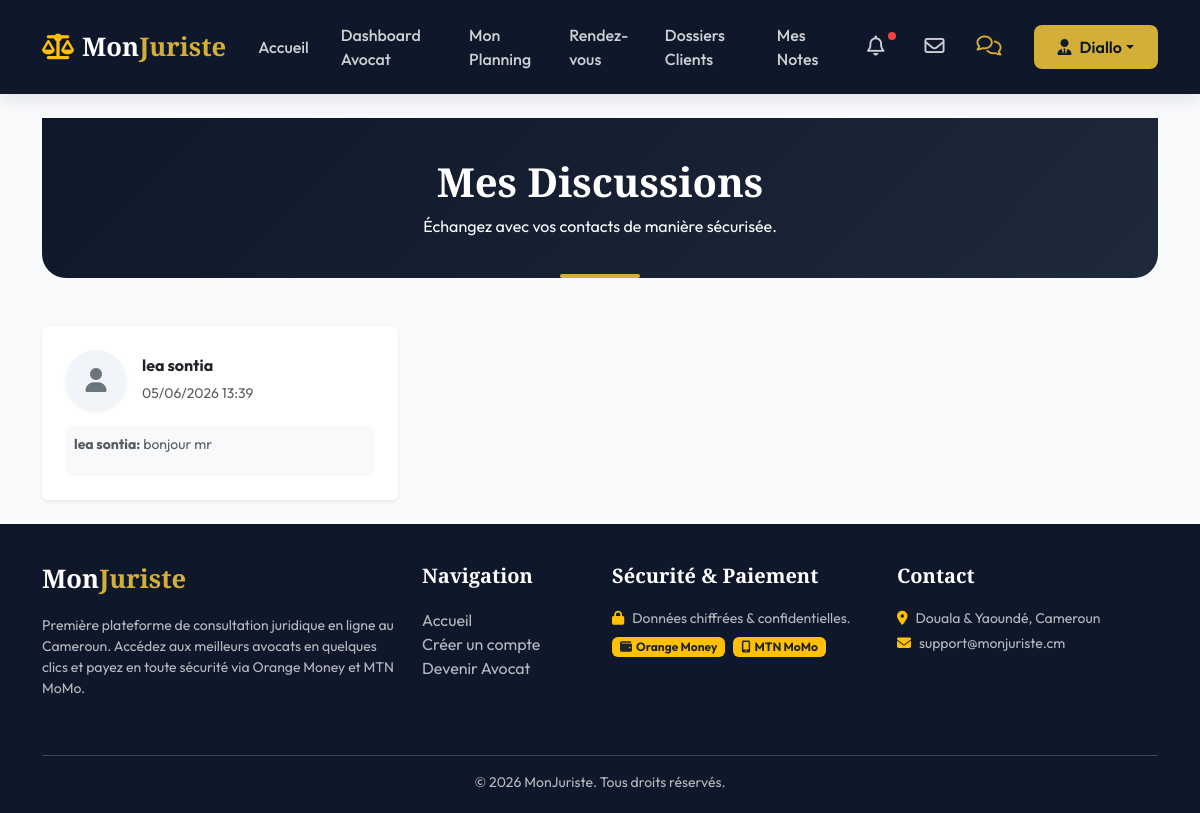
/messages/ (signed in), run on the app's committed database.
### monjuriste/models.py (models this page shows, shortened)
class User(AbstractUser):
    ROLE_CHOICES = (
        ('CLIENT', 'Client'),
        ('AVOCAT', 'Avocat'),
        ('ADMIN', 'Administrateur'),
    )
    role = models.CharField(max_length=20, choices=ROLE_CHOICES, default='CLIENT')
    telephone = models.CharField(max_length=20, blank=True, null=True)
    photo = models.ImageField(upload_to='profiles/', blank=True, null=True)

class Conversation(models.Model):
    client = models.ForeignKey(ClientProfile, on_delete=models.CASCADE, related_name='conversations')
    avocat = models.ForeignKey(AvocatProfile, on_delete=models.CASCADE, related_name='conversations')
    dossier = models.ForeignKey(Dossier, on_delete=models.SET_NULL, null=True, blank=True, related_name='conversations')
    created_at = models.DateTimeField(auto_now_add=True)
    updated_at = models.DateTimeField(auto_now=True)
    class Meta:
        verbose_name = "Conversation"
        verbose_name_plural = "Conversations"
        unique_together = ('client', 'avocat')
        ordering = ['-updated_at']
    def get_latest_message(self):
        return self.messages.first()

class ClientProfile(models.Model):
    user = models.OneToOneField(User, on_delete=models.CASCADE, related_name='client_profile')
    adresse = models.TextField(blank=True, null=True)
    class Meta:
        verbose_name = "Profil Client"
        verbose_name_plural = "Profils Clients"

class Message(models.Model):
    conversation = models.ForeignKey(Conversation, on_delete=models.CASCADE, related_name='messages')
    sender = models.ForeignKey(User, on_delete=models.CASCADE, related_name='messages_sent')
    contenu = models.TextField(blank=True, null=True)
    created_at = models.DateTimeField(auto_now_add=True)
    updated_at = models.DateTimeField(auto_now=True)
    lu = models.BooleanField(default=False)
    class Meta:
        verbose_name = "Message"
        verbose_name_plural = "Messages"
        ordering = ['created_at']

### monjuriste/views.py (the view)
# urls.py: path('messages/', views.conversation_list, name='conversation_list'),
@login_required
def conversation_list(request):
    user = request.user
    if user.role == 'CLIENT':
        conversations = Conversation.objects.filter(client__user=user).prefetch_related('avocat__user', 'messages')
    elif user.role == 'AVOCAT':
        conversations = Conversation.objects.filter(avocat__user=user).prefetch_related('client__user', 'messages')
    else:
        conversations = Conversation.objects.none()
    return render(request, 'messages/conversation_list.html', {'conversations': conversations})

### templates/messages/conversation_list.html (shortened to what this page needs)
{% extends 'base.html' %}
{% block content %}
<div class="container">
    <div class="page-header text-center mb-5">
        <h1 class="font-serif">Mes Discussions</h1>
        <p class="mb-0">Échangez avec vos contacts de manière sécurisée.</p>
    </div>
    <div class="row g-4">
        {% for conversation in conversations %}
            <div class="col-md-6 col-lg-4">
                <a href="{% url 'conversation_detail' conversation.id %}" class="text-decoration-none">
                    <div class="card border-0 shadow-sm h-100 overflow-hidden hover-shadow" style="transition: transform 0.2s;">
                        <div class="card-body p-4">
                            <div class="d-flex align-items-center mb-3">
                                <div class="rounded-circle overflow-hidden me-3 shadow-sm" style="width: 60px; height: 60px; background-color: #f1f5f9; display: flex; justify-content: center; align-items: center; flex-shrink: 0;">
                                    {% if user.role == 'CLIENT' %}
                                        {% if conversation.avocat.user.photo %}
                                            <img src="{{ conversation.avocat.user.photo.url }}" class="w-100 h-100" style="object-fit: cover;">
                                        {% else %}
                                            <i class="fa-solid fa-user-tie text-secondary" style="font-size: 1.5rem;"></i>
                                        {% endif %}
                                    {% else %}
                                        {% if conversation.client.user.photo %}
                                            <img src="{{ conversation.client.user.photo.url }}" class="w-100 h-100" style="object-fit: cover;">
                                        {% else %}
                                            <i class="fa-solid fa-user text-secondary" style="font-size: 1.5rem;"></i>
                                        {% endif %}
                                    {% endif %}
                                </div>
                                <div class="flex-grow-1">
                                    <h6 class="mb-1 text-dark fw-bold">
                                        {% if user.role == 'CLIENT' %}
                                            Maître {{ conversation.avocat.user.get_full_name }}
                                        {% else %}
                                            {{ conversation.client.user.get_full_name }}
                                        {% endif %}
                                    </h6>
                                    <small class="text-muted">
                                        {% if conversation.get_latest_message %}
                                            {{ conversation.get_latest_message.created_at|date:"d/m/Y H:i" }}
                                        {% else %}
                                            Créée le {{ conversation.created_at|date:"d/m/Y" }}
                                        {% endif %}
                                    </small>
                                </div>
                            </div>
                            <div class="bg-light p-2 rounded small text-muted" style="height: 50px; overflow: hidden;">
                                {% if conversation.get_latest_message %}
                                    <strong>{{ conversation.get_latest_message.sender.get_full_name }}:</strong>
                                    {% if conversation.get_latest_message.contenu %}
                                        {{ conversation.get_latest_message.contenu|truncatewords:10 }}
                                    {% elif conversation.get_latest_message.file %}
                                        <i class="fa-solid fa-paperclip me-1"></i>Fichier joint
                                    {% endif %}
                                {% else %}
                                    <em>Aucun message pour le moment...</em>
                                {% endif %}
                            </div>
                        </div>
                    </div>
                </a>
            </div>
        {% endfor %}
    </div>
</div>
{% endblock %}

### templates/base.html (shortened to what this page needs)
<!DOCTYPE html>
<html lang="fr">
<head>
    <link href="https://cdn.jsdelivr.net/npm/bootstrap@5.3.2/dist/css/bootstrap.min.css" rel="stylesheet">
    <link href="https://cdnjs.cloudflare.com/ajax/libs/font-awesome/6.4.2/css/all.min.css" rel="stylesheet">
    {% load static %}
    <link rel="stylesheet" href="{% static 'css/style.css' %}">
</head>
<body>
    <nav class="navbar navbar-expand-lg navbar-dark navbar-custom sticky-top">
        <div class="container">
            <a class="navbar-brand font-serif" href="{% url 'visitor_index' %}">
                <i class="fa-solid fa-scale-balanced me-2 text-warning"></i>Mon<span>Juriste</span>
            </a>
            <div class="collapse navbar-collapse" id="navbarNav">
                <ul class="navbar-nav ms-auto align-items-center">
                    <li class="nav-item">
                        <a class="nav-link {% if request.resolver_match.url_name == 'visitor_index' %}active{% endif %}" href="{% url 'visitor_index' %}">Accueil</a>
                    </li>
                    {% if user.is_authenticated %}
                        {% if user.role == 'AVOCAT' %}
                            <li class="nav-item">
                                <a class="nav-link {% if 'avocat/dashboard' in request.path %}active{% endif %}" href="{% url 'avocat_dashboard' %}">Dashboard Avocat</a>
                            </li>
                            <li class="nav-item">
                                <a class="nav-link {% if 'avocat/planning' in request.path %}active{% endif %}" href="{% url 'avocat_planning' %}">Mon Planning</a>
                            </li>
                            <li class="nav-item">
                                <a class="nav-link {% if 'avocat/rendezvous' in request.path %}active{% endif %}" href="{% url 'avocat_rendezvous' %}">Rendez-vous</a>
                            </li>
                            <li class="nav-item">
                                <a class="nav-link {% if 'avocat/dossiers' in request.path %}active{% endif %}" href="{% url 'avocat_dossiers' %}">Dossiers Clients</a>
                            </li>
                            <li class="nav-item">
                                <a class="nav-link {% if 'avocat/avis' in request.path %}active{% endif %}" href="{% url 'avocat_notes' %}">Mes Notes</a>
                            </li>
                        {% endif %}
                        <li class="nav-item position-relative mx-2">
                            <a class="nav-link {% if 'notifications' in request.path %}active{% endif %}" href="{% url 'notifications_list' %}">
                                <i class="fa-regular fa-bell fs-5"></i>
                                {% if user.notifications.all %}
                                    <span class="notification-dot"></span>
                                {% endif %}
                            </a>
                        </li>
                        <li class="nav-item">
                            <a class="nav-link {% if 'emails' in request.path %}active{% endif %}" href="{% url 'emails_list' %}" title="Mes Emails reçus">
                                <i class="fa-regular fa-envelope fs-5"></i>
                            </a>
                        </li>
                        <li class="nav-item">
                            <a class="nav-link {% if 'messages' in request.path %}active{% endif %}" href="{% url 'conversation_list' %}" title="Mes Discussions">
                                <i class="fa-regular fa-comments fs-5"></i>
                            </a>
                        </li>
                        <li class="nav-item dropdown ms-3">
                            <a class="btn btn-gold dropdown-toggle d-flex align-items-center" href="#" role="button" data-bs-toggle="dropdown">
                                <i class="fa-solid fa-user-tie me-2"></i>{{ user.first_name|default:user.username }}
                            </a>
                        </li>
                    {% endif %}
                </ul>
            </div>
        </div>
    </nav>
    <main class="py-4">
        {% block content %}{% endblock %}
    </main>
    <footer>
        <div class="container">
            <div class="row">
                <div class="col-md-4 mb-4">
                    <h5 class="navbar-brand">Mon<span>Juriste</span></h5>
                    <p class="small">Première plateforme de consultation juridique en ligne au Cameroun. Accédez aux meilleurs avocats en quelques clics et payez en toute sécurité via Orange Money et MTN MoMo.</p>
                </div>
                <div class="col-md-2 mb-4">
                    <h5>Navigation</h5>
                    <ul class="list-unstyled">
                        <li><a href="{% url 'visitor_index' %}">Accueil</a></li>
                        <li><a href="{% url 'register' %}">Créer un compte</a></li>
                        <li><a href="{% url 'lawyer_register' %}">Devenir Avocat</a></li>
                    </ul>
                </div>
                <div class="col-md-3 mb-4">
                    <h5>Sécurité & Paiement</h5>
                    <p class="small mb-2"><i class="fa-solid fa-lock text-warning me-2"></i>Données chiffrées & confidentielles.</p>
                    <div class="d-flex gap-2">
                        <span class="badge bg-warning text-dark px-2 py-1"><i class="fa-solid fa-wallet me-1"></i>Orange Money</span>
                        <span class="badge bg-warning text-dark px-2 py-1"><i class="fa-solid fa-mobile-screen me-1"></i>MTN MoMo</span>
                    </div>
                </div>
                <div class="col-md-3 mb-4">
                    <h5>Contact</h5>
                    <p class="small mb-1"><i class="fa-solid fa-location-dot me-2 text-warning"></i>Douala & Yaoundé, Cameroun</p>
                    <p class="small mb-1"><i class="fa-solid fa-envelope me-2 text-warning"></i>support@monjuriste.cm</p>
                </div>
            </div>
            <hr class="bg-secondary">
            <div class="row mt-3 text-center">
                <div class="col-12">
                    <p class="small mb-0">&copy; 2026 MonJuriste. Tous droits réservés.</p>
                </div>
            </div>
        </div>
    </footer>
</body>
</html>

### static/css/style.css (style rules this page uses)
:root { --primary: #0F172A; --primary-light: #1E293B; --accent: #D4AF37; --accent-hover: #C5A028; --accent-light: #FCE8B2; --secondary: #475569; --success: #10B981; --warning: #F59E0B; --danger: #EF4444; --info: #3B82F6; --light-bg: #F8FAFC; --white: #FFFFFF; --glass-bg: rgba(255, 255, 255, 0.85); --glass-border: rgba(255, 255, 255, 0.4); --shadow-sm: 0 2px 4px rgba(15, 23, 42, 0.05); --shadow-md: 0 8px 16px rgba(15, 23, 42, 0.08); --shadow-lg: 0 16px 32px rgba(15, 23, 42, 0.12); --transition: all 0.3s cubic-bezier(0.4, 0, 0.2, 1); --font-serif: 'Playfair Display', Georgia, serif; --font-sans: 'Outfit', sans-serif; }
body { font-family: var(--font-sans); background-color: var(--light-bg); color: var(--primary); min-height: 100vh; display: flex; flex-direction: column; overflow-x: hidden; }
h1, h2, h3, h4, h5, h6 { font-weight: 700; }
.font-serif { font-family: var(--font-serif); }
.btn-gold { background-color: var(--accent); color: var(--primary); border: none; font-weight: 600; padding: 10px 24px; border-radius: 8px; transition: var(--transition); }
.navbar-custom { background-color: var(--primary); box-shadow: var(--shadow-md); padding: 15px 0; }
.navbar-brand { font-family: var(--font-serif); font-size: 1.6rem; font-weight: 700; color: var(--white) !important; }
.navbar-brand span { color: var(--accent); }
.nav-link { color: rgba(255, 255, 255, 0.8) !important; font-weight: 500; margin: 0 8px; transition: var(--transition); }
.nav-link:hover, .nav-link.active { color: var(--accent) !important; }
.page-header { background: linear-gradient(135deg, var(--primary) 0%, var(--primary-light) 100%); color: var(--white); padding: 40px 0; margin-bottom: 40px; border-radius: 0 0 24px 24px; position: relative; }
.page-header::after { content: ''; position: absolute; bottom: 0; left: 50%; transform: translateX(-50%); width: 80px; height: 4px; background-color: var(--accent); border-radius: 2px; }
footer { background-color: var(--primary); color: rgba(255, 255, 255, 0.7); padding: 40px 0 20px 0; margin-top: auto; }
footer h5 { color: var(--white); font-family: var(--font-serif); margin-bottom: 20px; }
footer a { color: rgba(255, 255, 255, 0.7); text-decoration: none; transition: var(--transition); }
.notification-dot { position: absolute; top: 5px; right: 5px; width: 8px; height: 8px; background-color: var(--danger); border-radius: 50%; }

### data on the page
User: first_name "Diallo"
Conversation: client.user.get_full_name "lea sontia", get_latest_message.created_at "05/06/2026 13:39", get_latest_message.sender.get_full_name "lea sontia", get_latest_message.contenu "bonjour mr"
